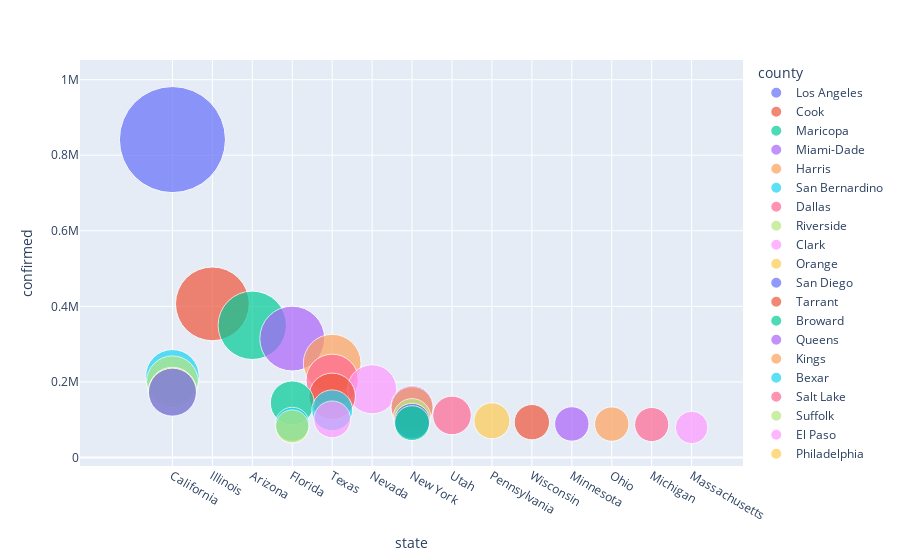

Notebook cell for this chart:
### Code cell
fig_county = px.scatter(sorted_df.head(30),
                     x='state',
                     y='confirmed',
                     size='confirmed',
                     color='county',
                     hover_name='state',
                     size_max=75)
fig_county.show()

### Figure 1 — Plotly figure (JSON) as saved in the notebook; plotly's stock layout.template omitted (floating-point values rounded to 4 significant figures)
{"data": [{"hovertemplate": "<b>%{hovertext}</b><br><br>county=Los Angeles<br>state=%{x}<br>confirmed=%{marker.size}<extra></extra>", "hovertext": ["California"], "legendgroup": "Los Angeles", "marker": {"color": "#636efa", "size": [841392], "sizemode": "area", "sizeref": 149.6, "symbol": "circle"}, "mode": "markers", "name": "Los Angeles", "orientation": "v", "showlegend": true, "type": "scatter", "x": ["California"], "xaxis": "x", "y": [841392], "yaxis": "y"}, {"hovertemplate": "<b>%{hovertext}</b><br><br>county=Cook<br>state=%{x}<br>confirmed=%{marker.size}<extra></extra>", "hovertext": ["Illinois"], "legendgroup": "Cook", "marker": {"color": "#EF553B", "size": [406674], "sizemode": "area", "sizeref": 149.6, "symbol": "circle"}, "mode": "markers", "name": "Cook", "orientation": "v", "showlegend": true, "type": "scatter", "x": ["Illinois"], "xaxis": "x", "y": [406674], "yaxis": "y"}, {"hovertemplate": "<b>%{hovertext}</b><br><br>county=Maricopa<br>state=%{x}<br>confirmed=%{marker.size}<extra></extra>", "hovertext": ["Arizona"], "legendgroup": "Maricopa", "marker": {"color": "#00cc96", "size": [349852], "sizemode": "area", "sizeref": 149.6, "symbol": "circle"}, "mode": "markers", "name": "Maricopa", "orientation": "v", "showlegend": true, "type": "scatter", "x": ["Arizona"], "xaxis": "x", "y": [349852], "yaxis": "y"}, {"hovertemplate": "<b>%{hovertext}</b><br><br>county=Miami-Dade<br>state=%{x}<br>confirmed=%{marker.size}<extra></extra>", "hovertext": ["Florida"], "legendgroup": "Miami-Dade", "marker": {"color": "#ab63fa", "size": [314742], "sizemode": "area", "sizeref": 149.6, "symbol": "circle"}, "mode": "markers", "name": "Miami-Dade", "orientation": "v", "showlegend": true, "type": "scatter", "x": ["Florida"], "xaxis": "x", "y": [314742], "yaxis": "y"}, {"hovertemplate": "<b>%{hovertext}</b><br><br>county=Harris<br>state=%{x}<br>confirmed=%{marker.size}<extra></extra>", "hovertext": ["Texas"], "legendgroup": "Harris", "marker": {"color": "#FFA15A", "size": [249488], "sizemode": "area", "sizeref": 149.6, "symbol": "circle"}, "mode": "markers", "name": "Harris", "orientation": "v", "showlegend": true, "type": "scatter", "x": ["Texas"], "xaxis": "x", "y": [249488], "yaxis": "y"}, {"hovertemplate": "<b>%{hovertext}</b><br><br>county=San Bernardino<br>state=%{x}<br>confirmed=%{marker.size}<extra></extra>", "hovertext": ["California"], "legendgroup": "San Bernardino", "marker": {"color": "#19d3f3", "size": [214813], "sizemode": "area", "sizeref": 149.6, "symbol": "circle"}, "mode": "markers", "name": "San Bernardino", "orientation": "v", "showlegend": true, "type": "scatter", "x": ["California"], "xaxis": "x", "y": [214813], "yaxis": "y"}, {"hovertemplate": "<b>%{hovertext}</b><br><br>county=Dallas<br>state=%{x}<br>confirmed=%{marker.size}<extra></extra>", "hovertext": ["Texas"], "legendgroup": "Dallas", "marker": {"color": "#FF6692", "size": [204374], "sizemode": "area", "sizeref": 149.6, "symbol": "circle"}, "mode": "markers", "name": "Dallas", "orientation": "v", "showlegend": true, "type": "scatter", "x": ["Texas"], "xaxis": "x", "y": [204374], "yaxis": "y"}, {"hovertemplate": "<b>%{hovertext}</b><br><br>county=Riverside<br>state=%{x}<br>confirmed=%{marker.size}<extra></extra>", "hovertext": ["California"], "legendgroup": "Riverside", "marker": {"color": "#B6E880", "size": [200439], "sizemode": "area", "sizeref": 149.6, "symbol": "circle"}, "mode": "markers", "name": "Riverside", "orientation": "v", "showlegend": true, "type": "scatter", "x": ["California"], "xaxis": "x", "y": [200439], "yaxis": "y"}, {"hovertemplate": "<b>%{hovertext}</b><br><br>county=Clark<br>state=%{x}<br>confirmed=%{marker.size}<extra></extra>", "hovertext": ["Nevada"], "legendgroup": "Clark", "marker": {"color": "#FF97FF", "size": [180524], "sizemode": "area", "sizeref": 149.6, "symbol": "circle"}, "mode": "markers", "name": "Clark", "orientation": "v", "showlegend": true, "type": "scatter", "x": ["Nevada"], "xaxis": "x", "y": [180524], "yaxis": "y"}, {"hovertemplate": "<b>%{hovertext}</b><br><br>county=Orange<br>state=%{x}<br>confirmed=%{marker.size}<extra></extra>", "hovertext": ["California", "Florida"], "legendgroup": "Orange", "marker": {"color": "#FECB52", "size": [174869, 82155], "sizemode": "area", "sizeref": 149.6, "symbol": "circle"}, "mode": "markers", "name": "Orange", "orientation": "v", "showlegend": true, "type": "scatter", "x": ["California", "Florida"], "xaxis": "x", "y": [174869, 82155], "yaxis": "y"}, {"hovertemplate": "<b>%{hovertext}</b><br><br>county=San Diego<br>state=%{x}<br>confirmed=%{marker.size}<extra></extra>", "hovertext": ["California"], "legendgroup": "San Diego", "marker": {"color": "#636efa", "size": [172847], "sizemode": "area", "sizeref": 149.6, "symbol": "circle"}, "mode": "markers", "name": "San Diego", "orientation": "v", "showlegend": true, "type": "scatter", "x": ["California"], "xaxis": "x", "y": [172847], "yaxis": "y"}, {"hovertemplate": "<b>%{hovertext}</b><br><br>county=Tarrant<br>state=%{x}<br>confirmed=%{marker.size}<extra></extra>", "hovertext": ["Texas"], "legendgroup": "Tarrant", "marker": {"color": "#EF553B", "size": [161878], "sizemode": "area", "sizeref": 149.6, "symbol": "circle"}, "mode": "markers", "name": "Tarrant", "orientation": "v", "showlegend": true, "type": "scatter", "x": ["Texas"], "xaxis": "x", "y": [161878], "yaxis": "y"}, {"hovertemplate": "<b>%{hovertext}</b><br><br>county=Broward<br>state=%{x}<br>confirmed=%{marker.size}<extra></extra>", "hovertext": ["Florida"], "legendgroup": "Broward", "marker": {"color": "#00cc96", "size": [144590], "sizemode": "area", "sizeref": 149.6, "symbol": "circle"}, "mode": "markers", "name": "Broward", "orientation": "v", "showlegend": true, "type": "scatter", "x": ["Florida"], "xaxis": "x", "y": [144590], "yaxis": "y"}, {"hovertemplate": "<b>%{hovertext}</b><br><br>county=Queens<br>state=%{x}<br>confirmed=%{marker.size}<extra></extra>", "hovertext": ["New York"], "legendgroup": "Queens", "marker": {"color": "#ab63fa", "size": [134670], "sizemode": "area", "sizeref": 149.6, "symbol": "circle"}, "mode": "markers", "name": "Queens", "orientation": "v", "showlegend": true, "type": "scatter", "x": ["New York"], "xaxis": "x", "y": [134670], "yaxis": "y"}, {"hovertemplate": "<b>%{hovertext}</b><br><br>county=Kings<br>state=%{x}<br>confirmed=%{marker.size}<extra></extra>", "hovertext": ["New York"], "legendgroup": "Kings", "marker": {"color": "#FFA15A", "size": [132075], "sizemode": "area", "sizeref": 149.6, "symbol": "circle"}, "mode": "markers", "name": "Kings", "orientation": "v", "showlegend": true, "type": "scatter", "x": ["New York"], "xaxis": "x", "y": [132075], "yaxis": "y"}, {"hovertemplate": "<b>%{hovertext}</b><br><br>county=Bexar<br>state=%{x}<br>confirmed=%{marker.size}<extra></extra>", "hovertext": ["Texas"], "legendgroup": "Bexar", "marker": {"color": "#19d3f3", "size": [124800], "sizemode": "area", "sizeref": 149.6, "symbol": "circle"}, "mode": "markers", "name": "Bexar", "orientation": "v", "showlegend": true, "type": "scatter", "x": ["Texas"], "xaxis": "x", "y": [124800], "yaxis": "y"}, {"hovertemplate": "<b>%{hovertext}</b><br><br>county=Salt Lake<br>state=%{x}<br>confirmed=%{marker.size}<extra></extra>", "hovertext": ["Utah"], "legendgroup": "Salt Lake", "marker": {"color": "#FF6692", "size": [111389], "sizemode": "area", "sizeref": 149.6, "symbol": "circle"}, "mode": "markers", "name": "Salt Lake", "orientation": "v", "showlegend": true, "type": "scatter", "x": ["Utah"], "xaxis": "x", "y": [111389], "yaxis": "y"}, {"hovertemplate": "<b>%{hovertext}</b><br><br>county=Suffolk<br>state=%{x}<br>confirmed=%{marker.size}<extra></extra>", "hovertext": ["New York"], "legendgroup": "Suffolk", "marker": {"color": "#B6E880", "size": [106061], "sizemode": "area", "sizeref": 149.6, "symbol": "circle"}, "mode": "markers", "name": "Suffolk", "orientation": "v", "showlegend": true, "type": "scatter", "x": ["New York"], "xaxis": "x", "y": [106061], "yaxis": "y"}, {"hovertemplate": "<b>%{hovertext}</b><br><br>county=El Paso<br>state=%{x}<br>confirmed=%{marker.size}<extra></extra>", "hovertext": ["Texas"], "legendgroup": "El Paso", "marker": {"color": "#FF97FF", "size": [100944], "sizemode": "area", "sizeref": 149.6, "symbol": "circle"}, "mode": "markers", "name": "El Paso", "orientation": "v", "showlegend": true, "type": "scatter", "x": ["Texas"], "xaxis": "x", "y": [100944], "yaxis": "y"}, {"hovertemplate": "<b>%{hovertext}</b><br><br>county=Philadelphia<br>state=%{x}<br>confirmed=%{marker.size}<extra></extra>", "hovertext": ["Pennsylvania"], "legendgroup": "Philadelphia", "marker": {"color": "#FECB52", "size": [97099], "sizemode": "area", "sizeref": 149.6, "symbol": "circle"}, "mode": "markers", "name": "Philadelphia", "orientation": "v", "showlegend": true, "type": "scatter", "x": ["Pennsylvania"], "xaxis": "x", "y": [97099], "yaxis": "y"}, {"hovertemplate": "<b>%{hovertext}</b><br><br>county=Nassau<br>state=%{x}<br>confirmed=%{marker.size}<extra></extra>", "hovertext": ["New York"], "legendgroup": "Nassau", "marker": {"color": "#636efa", "size": [96112], "sizemode": "area", "sizeref": 149.6, "symbol": "circle"}, "mode": "markers", "name": "Nassau", "orientation": "v", "showlegend": true, "type": "scatter", "x": ["New York"], "xaxis": "x", "y": [96112], "yaxis": "y"}, {"hovertemplate": "<b>%{hovertext}</b><br><br>county=Milwaukee<br>state=%{x}<br>confirmed=%{marker.size}<extra></extra>", "hovertext": ["Wisconsin"], "legendgroup": "Milwaukee", "marker": {"color": "#EF553B", "size": [93509], "sizemode": "area", "sizeref": 149.6, "symbol": "circle"}, "mode": "markers", "name": "Milwaukee", "orientation": "v", "showlegend": true, "type": "scatter", "x": ["Wisconsin"], "xaxis": "x", "y": [93509], "yaxis": "y"}, {"hovertemplate": "<b>%{hovertext}</b><br><br>county=Bronx<br>state=%{x}<br>confirmed=%{marker.size}<extra></extra>", "hovertext": ["New York"], "legendgroup": "Bronx", "marker": {"color": "#00cc96", "size": [90958], "sizemode": "area", "sizeref": 149.6, "symbol": "circle"}, "mode": "markers", "name": "Bronx", "orientation": "v", "showlegend": true, "type": "scatter", "x": ["New York"], "xaxis": "x", "y": [90958], "yaxis": "y"}, {"hovertemplate": "<b>%{hovertext}</b><br><br>county=Hennepin<br>state=%{x}<br>confirmed=%{marker.size}<extra></extra>", "hovertext": ["Minnesota"], "legendgroup": "Hennepin", "marker": {"color": "#ab63fa", "size": [88832], "sizemode": "area", "sizeref": 149.6, "symbol": "circle"}, "mode": "markers", "name": "Hennepin", "orientation": "v", "showlegend": true, "type": "scatter", "x": ["Minnesota"], "xaxis": "x", "y": [88832], "yaxis": "y"}, {"hovertemplate": "<b>%{hovertext}</b><br><br>county=Franklin<br>state=%{x}<br>confirmed=%{marker.size}<extra></extra>", "hovertext": ["Ohio"], "legendgroup": "Franklin", "marker": {"color": "#FFA15A", "size": [88447], "sizemode": "area", "sizeref": 149.6, "symbol": "circle"}, "mode": "markers", "name": "Franklin", "orientation": "v", "showlegend": true, "type": "scatter", "x": ["Ohio"], "xaxis": "x", "y": [88447], "yaxis": "y"}, {"hovertemplate": "<b>%{hovertext}</b><br><br>county=Palm Beach<br>state=%{x}<br>confirmed=%{marker.size}<extra></extra>", "hovertext": ["Florida"], "legendgroup": "Palm Beach", "marker": {"color": "#19d3f3", "size": [87683], "sizemode": "area", "sizeref": 149.6, "symbol": "circle"}, "mode": "markers", "name": "Palm Beach", "orientation": "v", "showlegend": true, "type": "scatter", "x": ["Florida"], "xaxis": "x", "y": [87683], "yaxis": "y"}, {"hovertemplate": "<b>%{hovertext}</b><br><br>county=Wayne<br>state=%{x}<br>confirmed=%{marker.size}<extra></extra>", "hovertext": ["Michigan"], "legendgroup": "Wayne", "marker": {"color": "#FF6692", "size": [87259], "sizemode": "area", "sizeref": 149.6, "symbol": "circle"}, "mode": "markers", "name": "Wayne", "orientation": "v", "showlegend": true, "type": "scatter", "x": ["Michigan"], "xaxis": "x", "y": [87259], "yaxis": "y"}, {"hovertemplate": "<b>%{hovertext}</b><br><br>county=Hillsborough<br>state=%{x}<br>confirmed=%{marker.size}<extra></extra>", "hovertext": ["Florida"], "legendgroup": "Hillsborough", "marker": {"color": "#B6E880", "size": [82257], "sizemode": "area", "sizeref": 149.6, "symbol": "circle"}, "mode": "markers", "name": "Hillsborough", "orientation": "v", "showlegend": true, "type": "scatter", "x": ["Florida"], "xaxis": "x", "y": [82257], "yaxis": "y"}, {"hovertemplate": "<b>%{hovertext}</b><br><br>county=Middlesex<br>state=%{x}<br>confirmed=%{marker.size}<extra></extra>", "hovertext": ["Massachusetts"], "legendgroup": "Middlesex", "marker": {"color": "#FF97FF", "size": [79505], "sizemode": "area", "sizeref": 149.6, "symbol": "circle"}, "mode": "markers", "name": "Middlesex", "orientation": "v", "showlegend": true, "type": "scatter", "x": ["Massachusetts"], "xaxis": "x", "y": [79505], "yaxis": "y"}], "layout": {"legend": {"itemsizing": "constant", "title": {"text": "county"}, "tracegroupgap": 0}, "margin": {"t": 60}, "xaxis": {"anchor": "y", "domain": [0, 1], "title": {"text": "state"}}, "yaxis": {"anchor": "x", "domain": [0, 1], "title": {"text": "confirmed"}}}}
